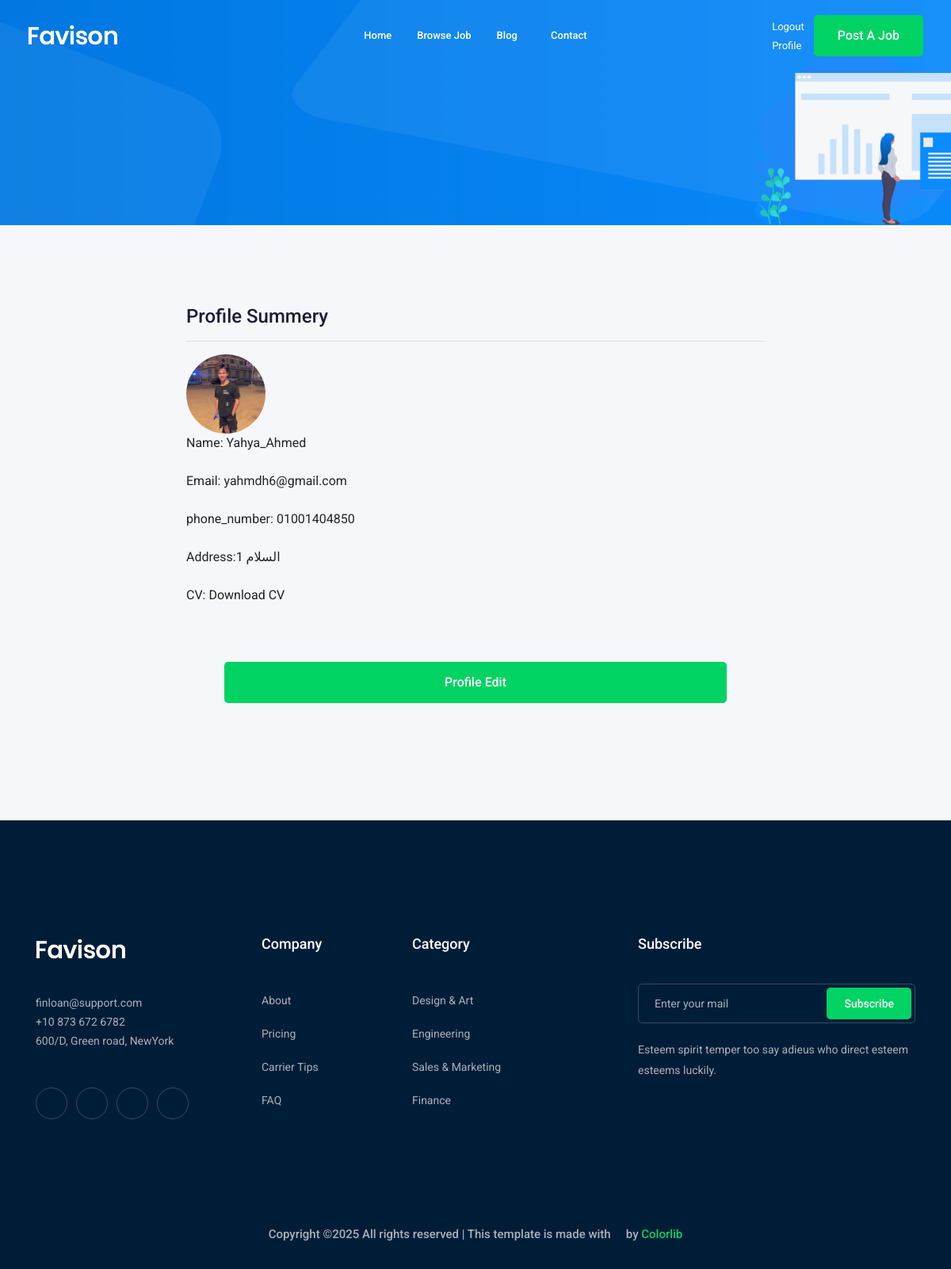
/accounts/profile/ (signed in), run on the app's committed database.
### accounts/models.py (models this page shows, shortened)
class Profile(models.Model):
    user = models.OneToOneField(User, on_delete=models.CASCADE)
    city = models.ForeignKey('City', related_name='user_city', on_delete=models.CASCADE, blank=True, null=True)
    phone_number = models.CharField(max_length=15, blank=True, null=True)
    image = models.ImageField(upload_to='profile/', blank=True, null=True)
    cv = models.FileField(
        upload_to='applications/cvs/',
        verbose_name="CV/Resume",
        help_text="Upload your CV or resume in PDF or DOCX format.",
        validators=[FileExtensionValidator(allowed_extensions=['pdf', 'docx'])],
        blank=True,  # Allow blank values in forms
        null=True    # Allow null values in the database
    )
    def __str__(self):
        return str(self.user)

class City(models.Model):
    name=models.CharField(max_length=30)
    def __str__(self):
           return (self.name)

### accounts/views.py (the view)
# urls.py: path('profile/',views.profile,name='profile'),
@login_required  # Ensures only authenticated users can access this view
def profile(request):
    profile, created = Profile.objects.get_or_create(user=request.user)
    return render(request, 'accounts/profile.html', {'profile': profile})

### accounts/templates/accounts/profile.html (shortened to what this page needs)
{% extends 'base.html' %}
{% load static %}
{% load bootstrap4 %}
{% block body%}
    <div class="bradcam_area bradcam_bg_1">
        <div class="container">
            <div class="row">
                <div class="col-xl-12">
                </div>
            </div>
        </div>
    </div>
    <div class="job_details_area">
        <div class="container">
            <div class="row">
                <div class="col-lg-8 mx-auto">
                    <div class="Profile_sumary">
                        <div class="summery_header">
                            <h3>Profile Summery</h3>
                            <hr>
                        </div>
                        <div class="job_content">
                            <div>
                                {% if profile.image %}
                                <img src="{{ profile.image.url }}" alt="{{ profile.user.username }}'s Profile Picture"
                                     class="profile-image" style="width: 100px; height: 100px; border-radius: 50%; object-fit: cover;">
                                {% else %}
                                <img style="height: 120px; width: 120px;" src="{% static 'dist/img/photo1.png' %}" alt="" class="img-circle img-fluid">
                                {% endif %}
                            </div>
                            <ul>
                                <li>Name: <span>{{profile}}</span></li>
                                <br>
                                <li>Email: <span>{{profile.user.email}}</span></li>
                                <br>
                                <li>phone_number: <span>{{profile.phone_number}}</span></li>
                                <br>
                                <li>Address:<span>{{profile.city}}</span></li>
                                <br>
                                <li>CV:
                                    <span>
                                        {% if profile.cv %}
                                            <a href="{{ profile.cv.url }}" target="_blank">Download CV</a>
                                        {% else %}
                                            No CV uploaded
                                        {% endif %}
                                    </span>
                                </li>
                                <br>
                            </ul>
                        </div>
                        <div class="p-5">
                            <a class="boxed-btn3 w-100" href="{% url 'accounts:profile_edit' %}">Profile Edit</a>
                    </div>
                    </div>
                </div>
            </div>
        </div>
    </div>
{% endblock body %}

### data on the page
Profile: image (picture), user.username "Yahya_Ahmed", user.email "yahmdh6@gmail.com", phone_number "01001404850", city "السلام 1"
